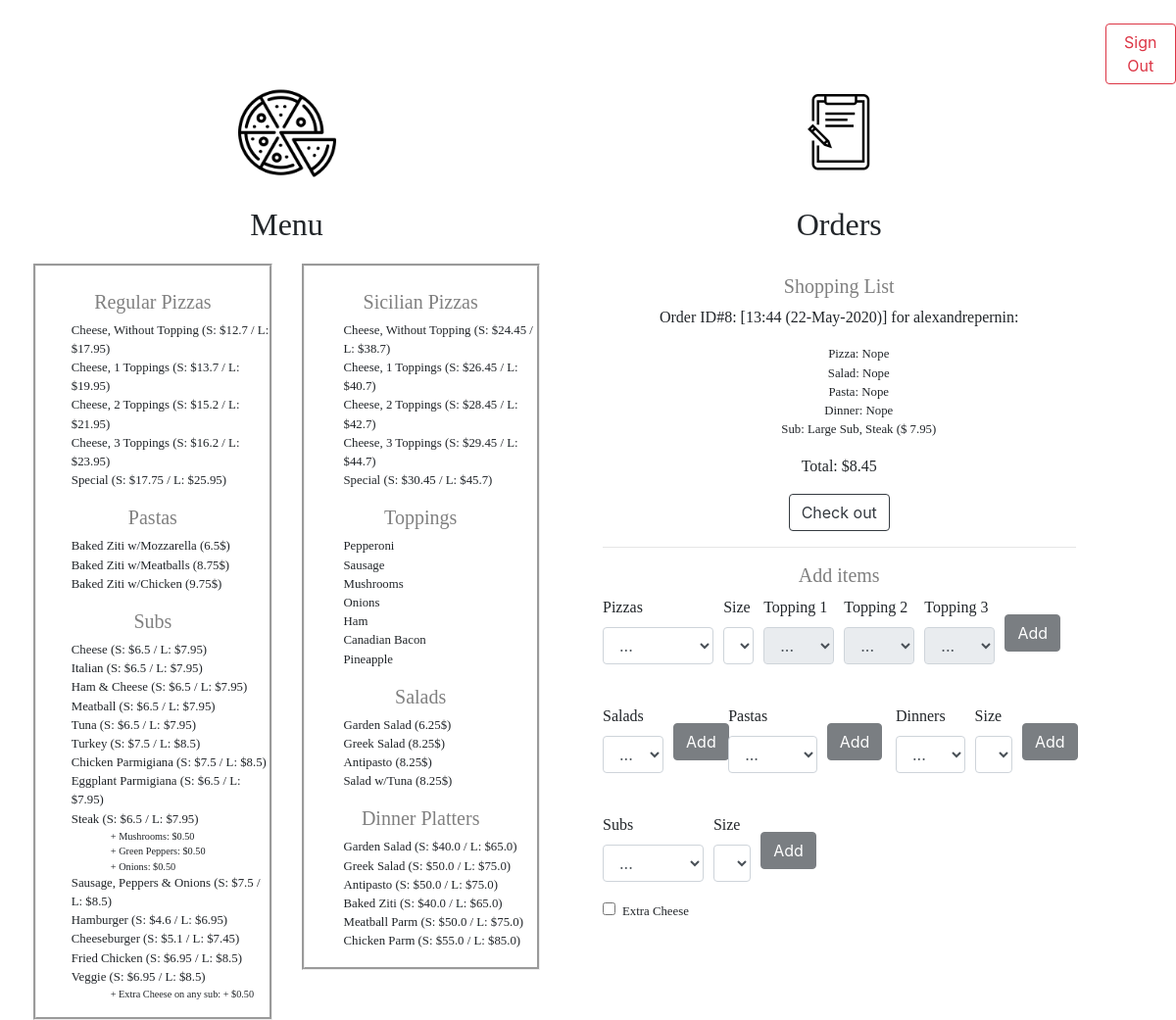
Before: / (signed in) with the older database file.
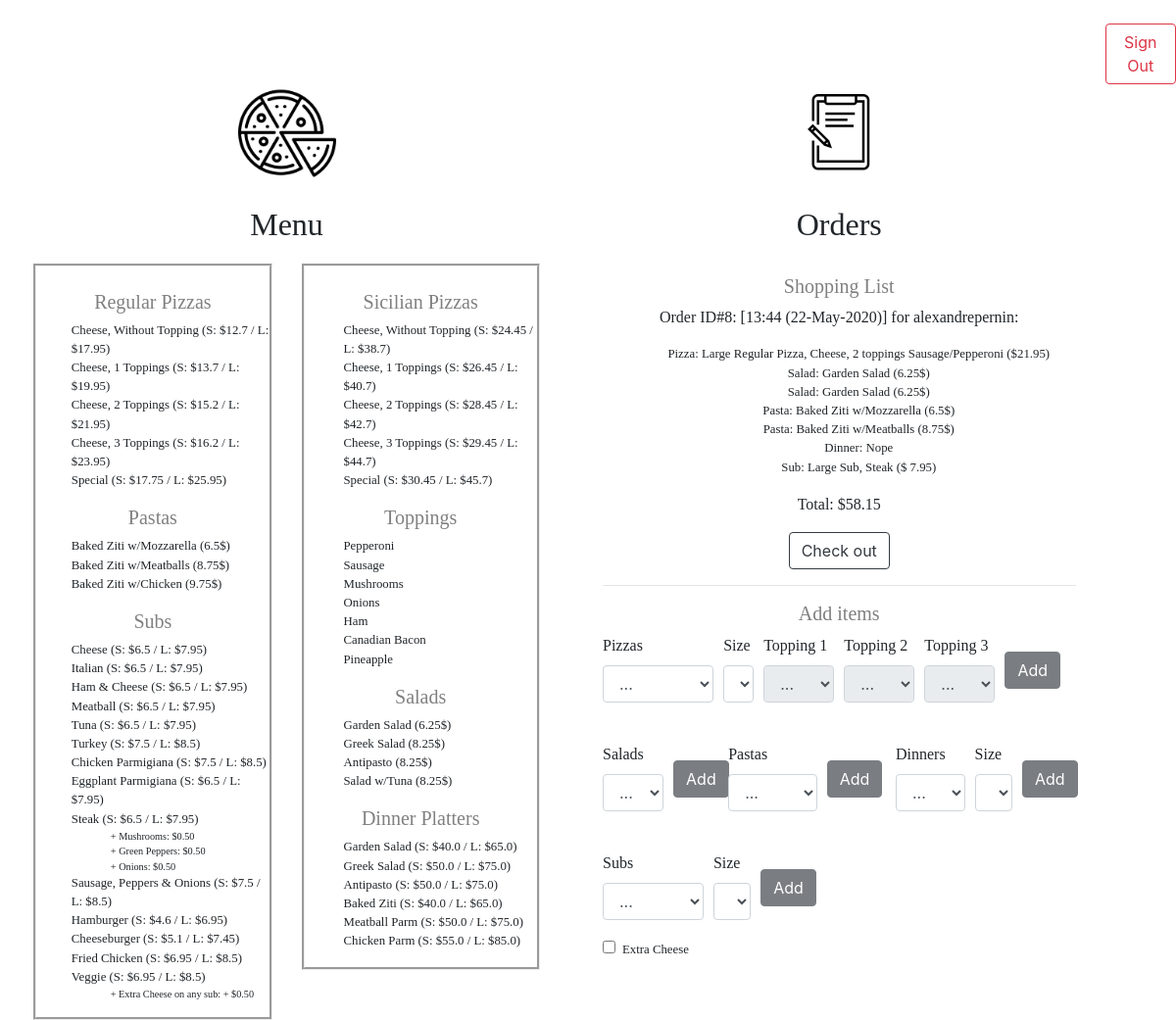
After: the same page with the newer database file.
### orders/models.py (models this page shows, shortened)
class Pizza(models.Model):
    type = models.CharField(max_length=8, choices=[('regular', 'Regular'), ('sicilian', 'Sicilian')], default='regular')
    name = models.CharField(max_length=7, choices=[('cheese', 'Cheese'), ('special', 'Special')], default='cheese')
    toppings_nb = models.IntegerField(default=0, choices=[(0,'No Topping'), (1,'1 Topping'), (2, '2 Topping'), (3,'3 Topping')])
    toppings = models.ManyToManyField(Topping, blank=True, related_name="pizzas")
    size = models.CharField(max_length=1,choices=[('S', 'Small'), ('L', 'Large')], default='S')
    price_small = models.FloatField(default=0)
    price_large = models.FloatField(default=0)
    menu = models.BooleanField(default=False)
    def __str__(self):
        if self.menu==True:
            return f"{self.type.capitalize()}, {self.name.capitalize()}, {self.toppings_nb} top. (S: ${self.price_small} / L: ${self.price_large})"
        else:
            topping_string=list(set([topping.name for topping in self.toppings.all()]))
            topping_string='/'.join(topping_string)
            if self.size=='S':
                return f"Small {self.type.capitalize()} Pizza, {self.name.capitalize()}, {self.toppings_nb} toppings {topping_string} (${self.price_small})"
            else:
                return f"Large {self.type.capitalize()} Pizza, {self.name.capitalize()}, {self.toppings_nb} toppings {topping_string} (${self.price_large})"

class Pasta(models.Model):
    name = models.CharField(max_length=64)
    price = models.FloatField()
    menu = models.BooleanField(default=False)
    def __str__(self):
        return "{} ({}$)".format(self.name, self.price)

class Sub(models.Model):
    name = models.CharField(max_length=64)
    size = models.CharField(max_length=1,choices=[('S', 'Small'), ('L', 'Large')], default='S')
    price_small = models.FloatField(default=0)
    price_large = models.FloatField(default=0)
    menu = models.BooleanField(default=False)
    extra_cheese = models.BooleanField(default=False)
    extras = models.ManyToManyField(SubExtra, blank=True, related_name="subs")
    def __str__(self):
        if self.menu==True:
            return f"{self.name} (S: ${self.price_small} / L: ${self.price_large})"
        else:
            if self.size=="S":
                return f"Small Sub, {self.name} ($ {self.price_small})"
            else:
                return f"Large Sub, {self.name} ($ {self.price_large})"

class SubExtra(models.Model):
    name = models.CharField(max_length=64)
    def __str__(self):
        return "{}".format(self.name)

class Topping(models.Model):
    name = models.CharField(max_length=64)
    def __str__(self):
        return "{}".format(self.name)

class Salad(models.Model):
    name = models.CharField(max_length=64)
    price = models.FloatField()
    menu = models.BooleanField(default=False)
    def __str__(self):
        return "{} ({}$)".format(self.name, self.price)

class Dinner(models.Model):
    name = models.CharField(max_length=64)
    size = models.CharField(max_length=1,choices=[('S', 'Small'), ('L', 'Large')], default='S')
    price_small = models.FloatField(default=0)
    price_large = models.FloatField(default=0)
    menu = models.BooleanField(default=False)
    def __str__(self):
        if self.menu==True:
            return f"{self.name} (S: ${self.price_small} / L: ${self.price_large})"
        else:
            if self.size=="S":
                return f"Small Dinner, {self.name} ($ {self.price_small})"
            else:
                return f"Large Dinner, {self.name} ($ {self.price_large})"

class Order(models.Model):
    user = models.ForeignKey(User, on_delete=models.CASCADE)
    pizzas = models.ManyToManyField(Pizza, blank=True, related_name="orders")
    salads = models.ManyToManyField(Salad, blank=True, related_name="orders")
    pastas = models.ManyToManyField(Pasta, blank=True, related_name="orders")
    dinners = models.ManyToManyField(Dinner, blank=True, related_name="orders")
    subs = models.ManyToManyField(Sub, blank=True, related_name="orders")
    created = models.DateTimeField(auto_now_add=True)
    validated = models.BooleanField(default=False)
    total = models.FloatField(default=0)
    def __str__(self):
        date=self.created.strftime("%H:%M (%d-%b-%Y)")
        return f"Order ID#{self.id}: [{date}] for {self.user.username}"

### orders/views.py (the view)
# urls.py: path("", views.index, name="index"),
def index(request):
    if not request.user.is_authenticated:
        return render(request, "orders/login.html", {"message": None})
    context = {
        "user": request.user,
        "Pizzas": Pizza.objects.filter(menu=True),
        "Toppings": Topping.objects.all(),
        "SubExtras": SubExtra.objects.all(),
        "Salads": Salad.objects.filter(menu=True),
        "Pastas": Pasta.objects.filter(menu=True),
        "Dinners": Dinner.objects.filter(menu=True),
        "Subs": Sub.objects.filter(menu=True),
        "Orders": Order.objects.filter(validated=False, user=request.user)
    }
    logger.error("Processing code for index")
    return render(request, "orders/index.html", context)

### orders/templates/orders/index.html (shortened to what this page needs)
{% extends "orders/base.html" %}
{% block menu_left %}
<h5 class="menu_title"> Regular Pizzas </h5>
<ul class="padded">
  {% for pizza in Pizzas %}
    {% if pizza.type == "regular" %}
      {% if pizza.name == "special" %}
        <li style="text-transform:capitalize;"> {{pizza.name}} (S: ${{pizza.price_small}} / L: ${{pizza.price_large}}) </li>
      {% endif %}
      {% if pizza.name == "cheese" %}
        {% if pizza.toppings_nb == 0 %}
          <li style="text-transform:capitalize;"> {{pizza.name}}, without topping (S: ${{pizza.price_small}} / L: ${{pizza.price_large}}) </li>
        {% endif %}
        {% if pizza.toppings_nb > 0 %}
          <li style="text-transform:capitalize;"> {{pizza.name}}, {{pizza.toppings_nb}} toppings (S: ${{pizza.price_small}} / L: ${{pizza.price_large}}) </li>
        {% endif %}
      {% endif %}
    {% endif %}
  {% endfor %}
</ul>
<h5 class="menu_title" class="text-center"> Pastas </h5>
<ul class="padded">
  {% for pasta in Pastas %}
  <li> {{pasta}} </li>
  {% endfor %}
</ul>
<h5 class="menu_title"> Subs </h5>
<ul class="padded">
  {% for sub in Subs %}
    {% if sub.name == "Steak" %}
      <li> {{sub}} </li>
      <ul>
        {% for extra in SubExtras %}
        <li>+ {{extra.name}}: $0.50</li>
        {% endfor %}
      </ul>
    {% else %}
      <li> {{sub}} </li>
    {% endif %}
  {% endfor %}
  <ul>
  <li> + Extra Cheese on any sub: + $0.50 </li>
  </ul>
</ul>
{% endblock %}
{% block menu_right %}
<h5 class="menu_title"> Sicilian Pizzas </h5>
<ul>
  {% for pizza in Pizzas %}
    {% if pizza.type == "sicilian" %}
      {% if pizza.name == "special" %}
        <li style="text-transform:capitalize;"> {{pizza.name}} (S: ${{pizza.price_small}} / L: ${{pizza.price_large}}) </li>
      {% endif %}
      {% if pizza.name == "cheese" %}
        {% if pizza.toppings_nb == 0 %}
          <li style="text-transform:capitalize;"> {{pizza.name}}, without topping (S: ${{pizza.price_small}} / L: ${{pizza.price_large}}) </li>
        {% endif %}
        {% if pizza.toppings_nb > 0 %}
          <li style="text-transform:capitalize;"> {{pizza.name}}, {{pizza.toppings_nb}} toppings (S: ${{pizza.price_small}} / L: ${{pizza.price_large}}) </li>
        {% endif %}
      {% endif %}
    {% endif %}
  {% endfor %}
</ul>
<h5 class="menu_title"> Toppings </h5>
<ul>
  {% for topping in Toppings %}
  <li> {{topping}} </li>
  {% endfor %}
</ul>
<h5 class="menu_title"> Salads </h5>
<ul>
  {% for salad in Salads %}
  <li> {{salad}} </li>
  {% endfor %}
</ul>
<h5 class="menu_title"> Dinner Platters </h5>
<ul>
  {% for dinner in Dinners %}
  <li> {{dinner}} </li>
  {% endfor %}
</ul>
{% endblock %}
{% block choice %}
<div style="text-align: center;">
<div style="display:inline-block;">
<h5 class="menu_title"> Shopping List </h5>
  {% for order in Orders %}
  <p class="shopping_list_title"> {{order}}: </p>
  <ul>
    {% for pizza in order.pizzas.all %}
    <li> Pizza: {{pizza}} </li>
    {% empty %}
    <li> Pizza: Nope </li>
    {% endfor %}
    {% for salad in order.salads.all %}
    <li> Salad: {{salad}} </li>
    {% empty %}
    <li> Salad: Nope </li>
    {% endfor %}
    {% for pasta in order.pastas.all %}
    <li> Pasta: {{pasta}} </li>
    {% empty %}
    <li> Pasta: Nope </li>
    {% endfor %}
    {% for dinner in order.dinners.all %}
    <li> Dinner: {{dinner}} </li>
    {% empty %}
    <li> Dinner: Nope </li>
    {% endfor %}
    {% for sub in order.subs.all %}
    <li> Sub: {{sub}} </li>
    {% empty %}
    <li> Sub: Nope </li>
    {% endfor %}
  </ul>
  <p class="shopping_list_title"> Total: ${{order.total}} </p>
  <a href="{% url 'ask_confirmation' %}" class="btn btn-outline-dark" role="button" aria-pressed="true">Check out</a>
  {% empty %}
  <p class="shopping_list_title"> Nothing in your shopping list yet!
  {% endfor %}
</div>
</div>
<hr>
<h5 class="menu_title"> Add items </h5>
<form id="pizza_form" method="post">
  <div class="form-row">
    <div class="form-group col-md-3">
      <label for="inputState" class="selection_field_title">Pizzas</label>
      <select id="pizza" class="form-control" onchange="enablePizzaOrder('pizza', 'pizza_size', 'pizza_button')">
        <option value="0" selected>...</option>
      </select>
    </div>
    <div class="form-group col-md-1">
      <label for="inputState" class="selection_field_title">Size</label>
      <select id="pizza_size" class="form-control" onchange="enablePizzaOrder('pizza', 'pizza_size', 'pizza_button')">
        <option value="0" selected>...</option>
      </select>
    </div>
    <div class="form-group col-md-2">
      <label for="inputState" class="selection_field_title">Topping 1</label>
      <select id="pizza_top1" class="form-control" disabled>
        <option value="0" selected>...</option>
      </select>
    </div>
    <div class="form-group col-md-2">
      <label for="inputState" class="selection_field_title">Topping 2</label>
      <select id="pizza_top2" class="form-control" disabled>
        <option value="0" selected>...</option>
      </select>
    </div>
    <div class="form-group col-md-2">
      <label for="inputState" class="selection_field_title">Topping 3</label>
      <select id="pizza_top3" class="form-control" disabled>
        <option value="0" selected>...</option>
      </select>
    </div>
    <div class="form-group col-md-2" style="padding-top:4%;">
      <button id="pizza_button" type="submit" class="btn btn-dark" disabled>Add</button>
    </div>
    </div>
</form>
<br>
<div class="row">
  <div class="col-3">
    <form id="salad_form" method="post">
      <div class="form-row">
        <div class="form-group col-md-8">
          <label for="inputState" class="selection_field_title">Salads</label>
          <select id="salad" class="form-control" onchange="enableSaladOrder(this)">
            <option value="0" selected>...</option>
          </select>
        </div>
        <div class="form-group col-md-2" style="padding-top:18%;">
          <button id="salad_button" type="submit" class="btn btn-dark" disabled>Add</button>
        </div>
      </div>
    </form>
  </div>
  <div class="col-4">
    <form id="pasta_form" method="post">
      <div class="form-row">
        <div class="form-group col-md-8">
          <label for="inputState" class="selection_field_title">Pastas</label>
          <select id="pasta" class="form-control" onchange="enablePastaOrder(this)">
            <option value="0" selected>...</option>
          </select>
        </div>
        <div class="form-group col-md-2" style="padding-top:13%;">
          <button id="pasta_button" type="submit" class="btn btn-dark" disabled>Add</button>
        </div>
      </div>
    </form>
    </div>
    <div class="col-5">
      <form id="dinner_form" method="post">
        <div class="form-row">
          <div class="form-group col-md-5">
            <label for="inputState" class="selection_field_title">Dinners</label>
            <select id="dinner" class="form-control" onchange="enableDinnerOrder('dinner', 'dinner_size', 'dinner_button')">
              <option value="0" selected>...</option>
            </select>
          </div>
          <div class="form-group col-md-3">
            <label for="inputState" class="selection_field_title">Size</label>
            <select id="dinner_size" class="form-control" onchange="enableDinnerOrder('dinner', 'dinner_size', 'dinner_button')">
              <option selected value="0">...</option>
            </select>
          </div>
          <div class="form-group col-md-2" style="padding-top:10%;">
            <button id="dinner_button" type="submit" class="btn btn-dark" disabled>Add</button>
          </div>
        </div>
      </form>
      </div>
</div>
<br>
<div class="row">
  <div class="col-5">
    <form id="sub_form" method="post">
      <div class="form-row">
        <div class="form-group col-md-7">
          <label for="inputState" class="selection_field_title">Subs</label>
          <select id="sub" class="form-control" onchange="enableSubOrder('sub','sub_size', 'sub_button')">
            <option value="0" selected>...</option>
          </select>
        </div>
        <div class="form-group col-md-3">
          <label for="inputState" class="selection_field_title">Size</label>
          <select id="sub_size" class="form-control" onchange="enableSubOrder('sub','sub_size', 'sub_button')">
            <option value="0" selected>...</option>
          </select>
        </div>
        <div class="form-group col-md-2" style="padding-top:10%;">
          <button id="sub_button" type="submit" class="btn btn-dark" disabled>Add</button>
        </div>
        </div>
        <div class="form-check">
          <input class="form-check-input" type="checkbox" id="ExtraCheese">
          <label class="form-check-label" for="defaultCheck2"><p class="checkbox_title">Extra Cheese</p></label>
        </div>
    </form>
    </div>
</div>
{% endblock %}
{% block exit %}
<a href="{% url 'logout' %}" class="btn btn-outline-danger" role="button" aria-pressed="true"> Sign Out </a>
{% endblock %}

### orders/templates/orders/base.html (shortened to what this page needs)
{% load static %}
<!DOCTYPE html>
<html>
    <head>
        <link rel="stylesheet" href="https://stackpath.bootstrapcdn.com/bootstrap/4.4.1/css/bootstrap.min.css">
        <link rel="stylesheet" href="{% static 'orders/styles.css' %}">
    </head>
    <body>
      <br>
      <div class="row">
        <div class="col-11"></div>
        <div class="col-1">{% block exit %} {% endblock %}</div>
      </div>
      <div class="row">
        <div class="col-6">
          <img class="image_menu" src ="{% static "orders/pizzaicon.jpg" %}">
          <br>
          <h2 class="title"> Menu </h2>
        </div>
        <div class="col-5">
          <img class="image_order" src ="{% static "orders/ordericon.jpg" %}">
          <br>
          <h2 class="title">Orders</h2>
        </div>
      </div>
      <div class="row">
        <div style="padding-left:4%;padding-top:1%;" class="col-3">
          <div style="border-style:groove;border-width: 3px;">
          <br>
          {% block menu_left %} {% endblock %}
          </div>
        </div>
        <div style="padding-right:4%;padding-top:1%;" class="col-3">
          <div style="border-style:groove;border-width: 3px;">
          <br>
          {% block menu_right %} {% endblock %}
          </div>
        </div>
        <div class="col-5">
          <br>
          {% block choice %} {% endblock %}
        </div>
      </div>
    </body>
</html>

### orders/static/orders/styles.css (style rules this page uses)
.title { text-align: center; font-family: "American Typewriter", serif; }
.menu_title { text-align:center; color: grey; font-family: "American Typewriter", serif; }
.image_menu { width:100px; -ms-interpolation-mode:bicubic; display: block; margin-left: auto; margin-right: auto; }
.image_order { width:100px; -ms-interpolation-mode:bicubic; display: block; margin-left: auto; margin-right: auto; }
ul { list-style-type: none; font-size: 80%; font-family: "American Typewriter", serif; }
.padded { padding-left:15%; }
.selection_field_title { font-family: "American Typewriter", serif; }
.checkbox_title { font-family: "American Typewriter", serif; font-size: 80%; }
.shopping_list_title { font-family: "American Typewriter", serif; text-align:center; }

Changed rows visible on the page:
changed Order: total "8.45" → "58.15"; no longer shows "Pizza: Nope Salad: Nope Pasta: Nope"
added Pizza: menu+id+size "Large Regular Pizza, Cheese, 2 toppings Sausage/Pepperoni ($21.95)"
added Salad: name+price "Garden Salad (6.25$)"
added Salad: name+price "Garden Salad (6.25$)"
added Pasta: name+price "Baked Ziti w/Mozzarella (6.5$)"
added Pasta: name+price "Baked Ziti w/Meatballs (8.75$)"
